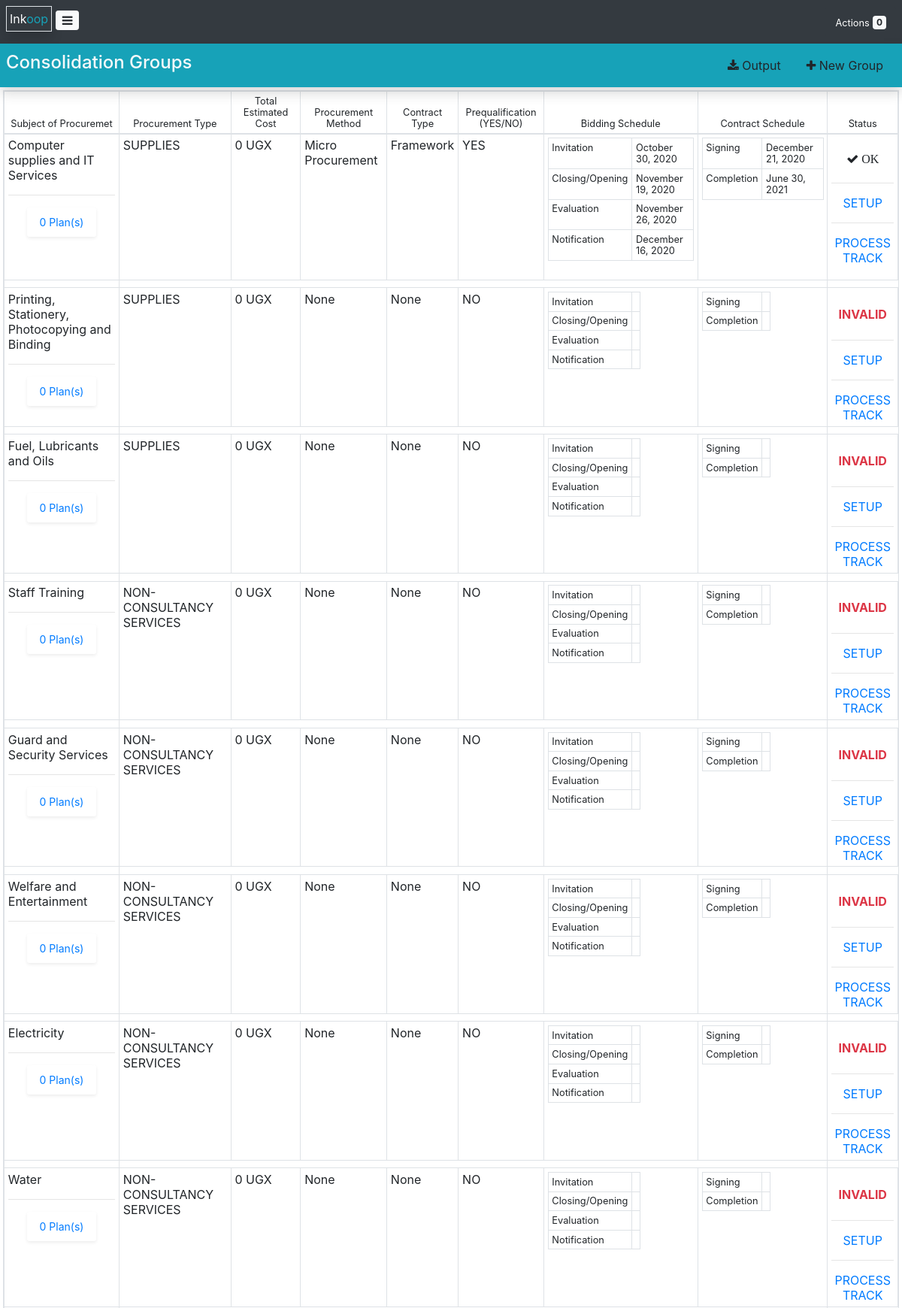
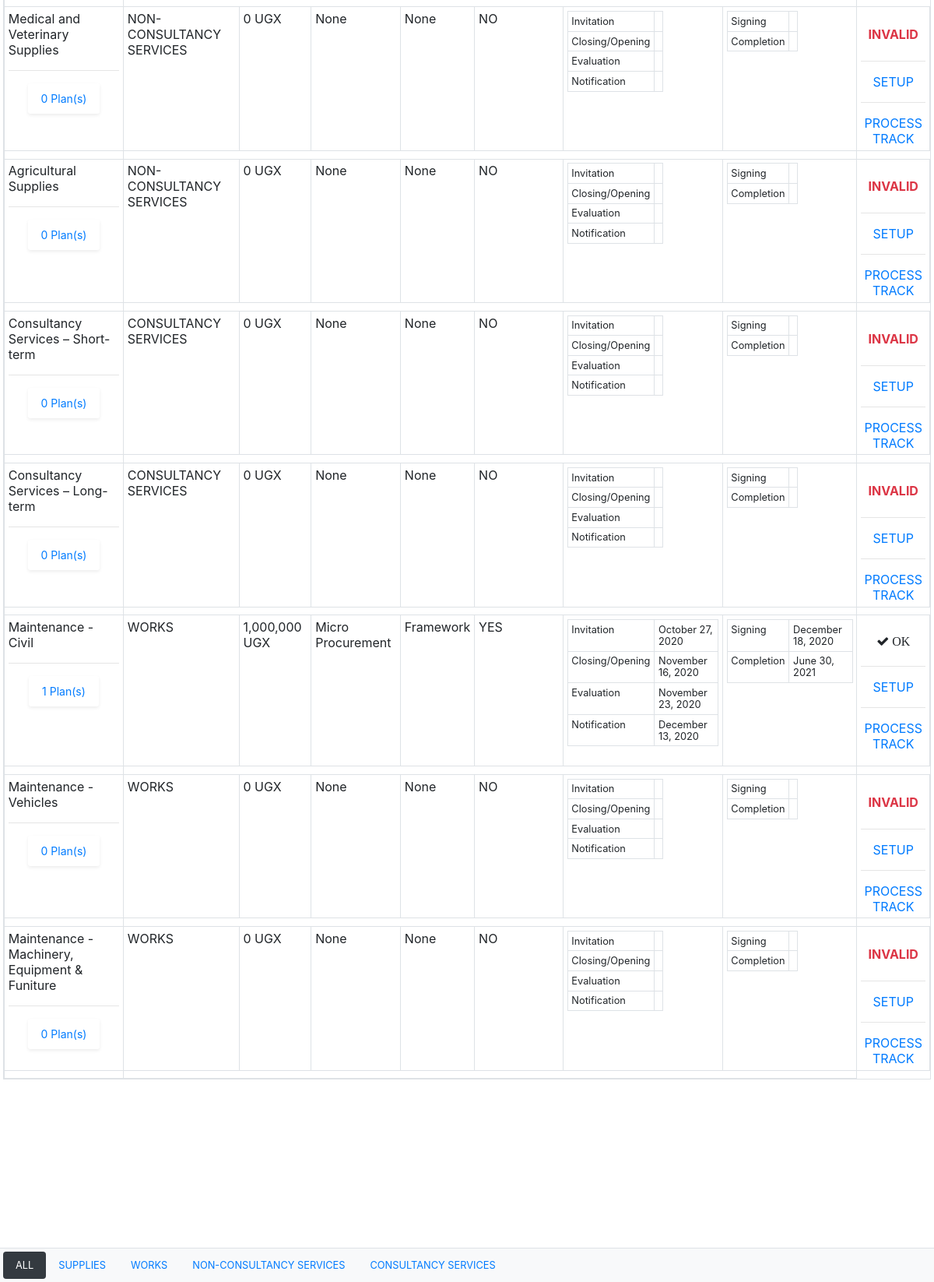
Page /planning/consolidation-groups (signed in) on the committed database (2 pictures, top to bottom).
### planning/models.py (models this page shows, shortened)
class ConsolidationGroup(models.Model):
    expense = models.ForeignKey(Expense, on_delete=models.CASCADE, null=True)
    subject_of_procurement = models.CharField(max_length=128, null=True)
    procurement_type = models.ForeignKey(ProcurementType, on_delete=models.CASCADE)
    method_of_procurement = models.CharField(max_length=128, null=True)
    contract_type = models.CharField(max_length=64, null=True)
    prequalification = models.BooleanField(null=True)
    bid_invitation_date = models.DateTimeField(null=True)
    bid_opening_and_closing_date = models.DateTimeField(null=True)
    bid_evaluation_date = models.DateTimeField(null=True)
    award_notification_date = models.DateTimeField(null=True)
    contract_signing_date = models.DateTimeField(null=True)
    contract_completion_date = models.DateTimeField(null=True)
    preparation_of_bid_document = models.DateTimeField(null=True)
    approval_of_bid_document = models.DateTimeField(null=True)
    invitation_bid = models.DateTimeField(null=True)
    issue_and_sale_of_bid_document = models.DateTimeField(null=True)
    receiof_bids = models.DateTimeField(null=True)
    opening_of_bids = models.DateTimeField(null=True)
    nomination_of_evaluation_committee_members = models.DateTimeField(null=True)
    approval_or_rejection_of_evaluation_committee_members = models.DateTimeField(null=True)
    evaluation_of_bids = models.DateTimeField(null=True)
    approval_or_rejection_of_evaluation_report = models.DateTimeField(null=True)
    display_of_best_evaluated_bidders = models.DateTimeField(null=True)
    contract_signing = models.DateTimeField(null=True)
    def is_filled(self):
        if self.subject_of_procurement and self.method_of_procurement and self.contract_type and self.bid_invitation_date and self.bid_opening_and_closing_date and self.bid_evaluation_date and self.award_notification_date and self.contract_signing_date and self.contract_completion_date:
            return True
        return False

class Plan(models.Model):
    alt_id = models.CharField(max_length=128, null=True)
    subject_of_procurement = models.CharField(max_length=128)
    procurement_type = models.ForeignKey(ProcurementType, on_delete=models.CASCADE)
    quantity = models.IntegerField()
    unit_of_measure = models.CharField(max_length=32)
    estimated_cost = models.IntegerField()
    source_of_funding = models.ForeignKey(Funder, on_delete=models.CASCADE)
    date_required_q1 = models.BooleanField()
    date_required_q2 = models.BooleanField()
    date_required_q3 = models.BooleanField()
    date_required_q4 = models.BooleanField()
    prepared_on = models.DateField(null=True)
    hod_approved_on = models.DateField(null=True)
    pdu_approved_on = models.DateField(null=True)
    consolidated_on = models.DateField(null=True)
    published_on = models.DateField(null=True)
    stage = models.CharField(max_length=16, default='PREPARATION', null=True)
    date_initiated = models.DateTimeField(auto_now_add=True)
    initiator = models.ForeignKey(User, on_delete=models.CASCADE, related_name='initiated_plan_set', null=True)
    incharge = models.ForeignKey(User, on_delete=models.CASCADE, related_name='incharge_plan_set', null=True)
    user_department = models.ForeignKey(UserDepartment, on_delete=models.CASCADE)
    expense = models.ForeignKey(Expense, on_delete=models.CASCADE)
    consolidation_group = models.ForeignKey(ConsolidationGroup, on_delete=models.CASCADE, null=True)

### core/models.py (models this page shows)
class ProcurementType(models.Model):
    name = models.CharField(max_length=128)
    abbreviation = models.CharField(max_length=16)
    def __str__(self):
        return self.name

### planning/views/consolidation_group.py (the view)
# urls.py: path('consolidation-groups', get_consolidation_groups, name='get_consolidation_groups'),
def get_consolidation_groups(request):
	groups = ConsolidationGroup.objects.all()
	procurement_types = ProcurementType.objects.all()
	create_consolidation_group_form = CreateConsolidationGroupForm()
	context = {"procurement_types":procurement_types, "groups":groups, "create_consolidation_group_form": create_consolidation_group_form, "requisitions_available":requisitions_available}
	return render(request, 'consolidation-group/consolidation-groups.html', context)

### context_processors.py (called while the page is built)
def entity(request):
	return {
		"entity_name": settings.ENTITY_NAME,
		"entity_code": settings.ENTITY_CODE,
		"FY": settings.FINANCIAL_YEAR,
		"FY_start": settings.FY_START_DATE,
		"FY_stop": settings.FY_STOP_DATE,
	}

### core/context_processors.py (called while the page is built)
def timing(request):
	planning_process = Timing.objects.get(process="Planning")
	initiation_process = Timing.objects.get(process="Initiation")
	current_process = get_current_process()
	time_format = "M, d yy H:i"
	date_format = "F d, Y"
	return {
		"planning_process": planning_process,
		"initiation_process": initiation_process,
		"current_process": current_process,
		"time_format": time_format,
		"date_format": date_format
	}

def user_profile(request):
	user = get_user(request)
	kwargs = {"ao": get_ao()}
	if user.is_authenticated:
		kwargs["profile"] = user.profile
		kwargs["user_department"] = kwargs["profile"].user_department
		kwargs["pdu_head"] = get_pdu_head()
	return kwargs

def actions(request):
	user = get_user(request)
	if user.is_authenticated:
		kwargs = {
			"plan_actions":user.incharge_plan_set.filter(consolidated_on=None),
			"requisition_actions":user.incharge_requisition_set.filter(ao_approved_on=None),
			"pdu_actions":[],
			"ao_actions":[]
		}
		kwargs["action_count"] = kwargs["plan_actions"].count() + kwargs["requisition_actions"].count() + len(kwargs["pdu_actions"]) + len(kwargs["ao_actions"])
		return kwargs
	return {}

### core/models.py (called while the page is built)
    def is_valid(self):
        if self.start and self.stop and self.submission_deadline:
            if self.start < self.submission_deadline <= self.stop:
                return True
        return False

    def __str__(self):
        return self.name

### planning/forms/consolidation_group.py (called while the page is built)
    def get_procurement_type_choices(self):
        return [(proc_type.id, proc_type.name) for proc_type in ProcurementType.objects.all()]

### templatetags/app_tags.py (called while the page is built)
@register.filter(name="currency")
def currency(value):
	if isinstance(value, int):
		return f'{value:,} {settings.CURRENCY}'
	return value

@register.filter(name="consolidated_plan_cost")
def consolidated_plan_cost(plans):
	return sum([plan.estimated_cost for plan in plans])

### utils.py (called while the page is built)
def get_pdu_head():
	pdu = UserDepartment.objects.get(is_pdu=True)
	return pdu.hod

def get_ao():
	ao = Profile.objects.get(is_ao=True)
	return ao.user

def get_current_process():
	current_process = Timing.objects.filter(start__lte=timezone.now(), stop__gte=timezone.now()).first()
	return current_process

def requisitions_available():
	return Requisition.objects.count()

### planning/templates/consolidation-group/consolidation-groups.html (shortened to what this page needs)
{% extends 'user-base.html' %}
{% load app_tags %}
{% block content %}
<div class="container-fluid p-0">
    <div class="bg-info p-2 shadow fixed d-flex">
        <div class="flex-fill m-auto">
            <h4 class="text-light">Consolidation Groups</h4>
        </div>
        <a href="{% url 'planning:download_consolidated_plans' %}" class="nav-link btn rounded-circle"><span class="fa fa-download"></span> Output</a>
        <button class="nav-link btn rounded-circle" data-toggle="modal" data-target="#createConsolidationGroupFormModal"><span class="fa fa-plus"></span> New Group</button>
    </div>
    <div class="p-1">
        <div class="tab-content">
            {% include 'consolidation-group/consolidation-groups-all-tab.html' with groups=groups %}
        </div>
        <br>
        <br>
        <br>
        <br>
        <br>
        <br>
        <br>
        <br>
        <br>
        <br>
        {% block consolidation_group_bottom_nav %}
        <nav class="d-flex bg-light fixed-bottom p-1 border-top">
            <div class="nav nav-pills flex-fill" id="nav-tab" role="tablist">
                <a class="nav-item nav-link small active" id="nav-all-tab" data-toggle="tab" href="#nav-all-tab" role="tab" aria-selected="true">ALL</a>
                {% for proc_type in procurement_types %}
                    <a class="nav-item nav-link small" id="nav-{{proc_type.id}}-tab" data-toggle="tab" href="#nav-{{proc_type.id}}-tab" role="tab" aria-selected="true"><span>{{proc_type.name}}</span></a>
                {% endfor %}
            </div>
        </nav>
        {% endblock %}
    </div>
</div>
{% endblock %}

### planning/templates/consolidation-group/consolidation-groups-table.html (shortened to what this page needs)
{% load app_tags %}
<table class="table table-sm table-responsive table-bordered">
    <thead>
        <tr class="text-center">
            <th><small>Subject of Procuremet</small></th>
            <th><small>Procurement Type</small></th>
            <th><small>Total Estimated Cost</small></th>
            <th><small>Procurement Method</small></th>
            <th><small>Contract Type</small></th>
            <th><small>Prequalification (YES/NO)</small></th>
            <th><small>Bidding Schedule</small></th>
            <th><small>Contract Schedule</small></th>
            <th><small>Status</small></th>
        </tr>
    </thead>
    <tbody>
        {% for group in groups %}
            {% with plans=group.plan_set.all %}
            <tr>
                <td>
                    {{ group.subject_of_procurement }}
                    <hr>
                    <div align="center">
                        <button class="btn btn-link nav-link btn-sm shadow-sm" data-toggle="collapse" data-target="#consolidationGroup{{group.id}}">{{plans|length}} Plan(s)</button>
                    </div>
                </td>
                <td>{{ group.procurement_type }}</td>
                <td>{{ plans|consolidated_plan_cost|currency }}</td>
                <td>
                    {{group.method_of_procurement}}
                </td>
                <td>
                    {{group.contract_type}}
                </td>
                <td>{% if group.prequalification %}YES{% else %}NO{% endif %}</td>
                <td>
                    <table>
                        <tr>
                            <td><small>Invitation</small></td>
                            <td><small>{{group.bid_invitation_date|date:"F j, Y"}}</small></td>
                        </tr>
                        <tr>
                            <td><small>Closing/Opening</small></td>
                            <td><small>{{group.bid_opening_and_closing_date|date:"F j, Y"}}</small></td>
                        </tr>
                        <tr>
                            <td><small>Evaluation</small></td>
                            <td><small>{{group.bid_evaluation_date|date:"F j, Y"}}</small></td>
                        </tr>
                        <tr>
                            <td><small>Notification</small></td>
                            <td><small>{{group.award_notification_date|date:"F j, Y"}}</small></td>
                        </tr>
                    </table>
                    <br>
                </td>
                <td>
                    <table>
                        <tr>
                            <td><small>Signing</small></td>
                            <td><small>{{group.contract_signing_date|date:"F j, Y"}}</small></td>
                        </tr>
                        <tr>
                            <td><small>Completion</small></td>
                            <td><small>{{group.contract_completion_date|date:"F j, Y"}}</small></td>
                        </tr>
                    </table>
                    <br>
                </td>
                <td class="text-center">
                    <br>
                    {% if group.is_filled %}
                    <label class="fa fa-check"> OK</label>
                    {% else %}
                    <label class="font-weight-bold text-danger">INVALID</label>
                    {% endif %}
                    <hr>
                    <a href="{% url 'planning:update_consolidation_group' consolidation_group_id=group.id %}">SETUP</a>
                    <hr>
                    {% if requisitions_available %}
                    <a href="{% url 'planning:update_process_track' consolidation_group_id=group.id %}">PROCESS TRACK</a>
                    {% endif %}
                </td>
            </tr>
            <tr>
                <td></td>
                <td colspan="7">
                </td>
            </tr>
            {% endwith %}
        {% endfor %}
    </tbody>
</table>

### static/css/style.css (style rules this page uses)
.fixed { position: sticky; top:0; z-index:100; }
a { text-decoration: none; }

### rows in the picture
ConsolidationGroup: subject_of_procurement "Computer supplies and IT Services", plan_set.all|length "0", procurement_type "SUPPLIES", plan_set.all|consolidated_plan_cost "0 UGX", method_of_procurement "Micro Procurement", contract_type "Framework", prequalification "YES", bid_invitation_date "October 30, 2020", bid_opening_and_closing_date "November 19, 2020", bid_evaluation_date "November 26, 2020", award_notification_date "December 16, 2020", contract_signing_date "December 21, 2020", contract_completion_date "June 30, 2021", shows "OK"
ConsolidationGroup: subject_of_procurement "Printing, Stationery, Photocopying and Binding", plan_set.all|length "0", procurement_type "SUPPLIES", plan_set.all|consolidated_plan_cost "0 UGX", method_of_procurement "None", contract_type "None", shows "NO", shows "INVALID"
ConsolidationGroup: subject_of_procurement "Fuel, Lubricants and Oils", plan_set.all|length "0", procurement_type "SUPPLIES", plan_set.all|consolidated_plan_cost "0 UGX", method_of_procurement "None", contract_type "None", shows "NO", shows "INVALID"
ConsolidationGroup: subject_of_procurement "Staff Training", plan_set.all|length "0", procurement_type "NON-CONSULTANCY SERVICES", plan_set.all|consolidated_plan_cost "0 UGX", method_of_procurement "None", contract_type "None", shows "INVALID"
ConsolidationGroup: subject_of_procurement "Guard and Security Services", plan_set.all|length "0", procurement_type "NON-CONSULTANCY SERVICES", plan_set.all|consolidated_plan_cost "0 UGX", method_of_procurement "None", contract_type "None", shows "INVALID"
ConsolidationGroup: subject_of_procurement "Welfare and Entertainment", plan_set.all|length "0", procurement_type "NON-CONSULTANCY SERVICES", plan_set.all|consolidated_plan_cost "0 UGX", method_of_procurement "None", contract_type "None", shows "INVALID"
ConsolidationGroup: subject_of_procurement "Electricity", plan_set.all|length "0", procurement_type "NON-CONSULTANCY SERVICES", plan_set.all|consolidated_plan_cost "0 UGX", method_of_procurement "None", contract_type "None", shows "INVALID"
ConsolidationGroup: subject_of_procurement "Water", plan_set.all|length "0", procurement_type "NON-CONSULTANCY SERVICES", plan_set.all|consolidated_plan_cost "0 UGX", method_of_procurement "None", contract_type "None", shows "INVALID"
ConsolidationGroup: subject_of_procurement "Medical and Veterinary Supplies", plan_set.all|length "0", procurement_type "NON-CONSULTANCY SERVICES", plan_set.all|consolidated_plan_cost "0 UGX", method_of_procurement "None", contract_type "None", shows "INVALID"
ConsolidationGroup: subject_of_procurement "Agricultural Supplies", plan_set.all|length "0", procurement_type "NON-CONSULTANCY SERVICES", plan_set.all|consolidated_plan_cost "0 UGX", method_of_procurement "None", contract_type "None", shows "INVALID"
ConsolidationGroup: subject_of_procurement "Consultancy Services – Short-term", plan_set.all|length "0", procurement_type "CONSULTANCY SERVICES", plan_set.all|consolidated_plan_cost "0 UGX", method_of_procurement "None", contract_type "None", shows "NO", shows "INVALID"
ConsolidationGroup: subject_of_procurement "Consultancy Services – Long-term", plan_set.all|length "0", procurement_type "CONSULTANCY SERVICES", plan_set.all|consolidated_plan_cost "0 UGX", method_of_procurement "None", contract_type "None", shows "NO", shows "INVALID"
ConsolidationGroup: subject_of_procurement "Maintenance - Civil", plan_set.all|length "1", procurement_type "WORKS", plan_set.all|consolidated_plan_cost "1,000,000 UGX", method_of_procurement "Micro Procurement", contract_type "Framework", prequalification "YES", bid_invitation_date "October 27, 2020", bid_opening_and_closing_date "November 16, 2020", bid_evaluation_date "November 23, 2020", award_notification_date "December 13, 2020", contract_signing_date "December 18, 2020", contract_completion_date "June 30, 2021", shows "OK"
ConsolidationGroup: subject_of_procurement "Maintenance - Vehicles", plan_set.all|length "0", procurement_type "WORKS", plan_set.all|consolidated_plan_cost "0 UGX", method_of_procurement "None", contract_type "None", shows "NO", shows "INVALID"
ConsolidationGroup: subject_of_procurement "Maintenance - Machinery, Equipment & Funiture", plan_set.all|length "0", procurement_type "WORKS", plan_set.all|consolidated_plan_cost "0 UGX", method_of_procurement "None", contract_type "None", shows "NO", shows "INVALID"
ProcurementType: name "SUPPLIES"
ProcurementType: name "WORKS"
ProcurementType: name "NON-CONSULTANCY SERVICES"
ProcurementType: name "CONSULTANCY SERVICES"

### other values in the picture
{{ action_count }} "0"
